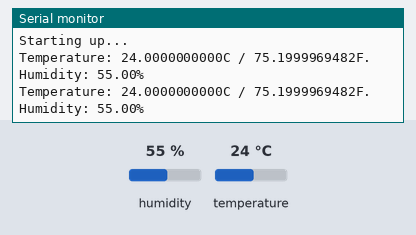
The sketch below on a simulated Arduino Uno, built with avr-gcc and run on an emulated ATmega328P. On the bench: the last lines printed to the serial monitor. Inputs (shaded band) come from the test bench; at power-on: humidity 55 %, temperature 24 °C.

Above: at 1.2 s.
1.3 s: humidity set to 22 %
At 2.6 s:
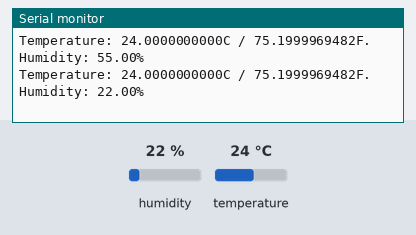
2.8 s: temperature set to 12 °C
At 4.1 s:
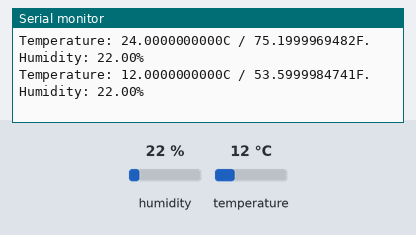
4.3 s: humidity set to 40 %
At 5.0 s:
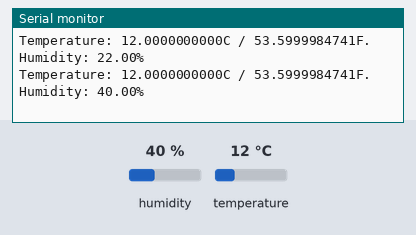
Timing chart, 0 to 7.3 s (numbered marks = the images above; inputs shaded):
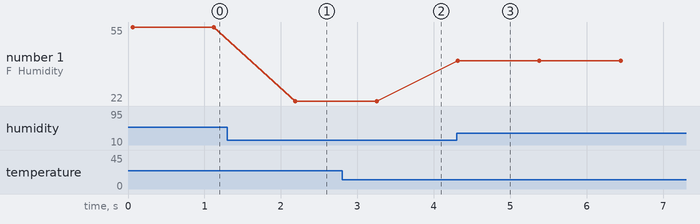

The sketch:

ReadSHT1xValues.ino
```cpp
// (licence header left out)
#include <SHT1x.h>

// Specify data and clock connections and instantiate SHT1x object
#define dataPin  9
#define clockPin 8
SHT1x sht1x(dataPin, clockPin);

void setup()
{
   Serial.begin(9600); // Open serial connection to report values to host
   Serial.println("Starting up...");
}

void loop()
{
  float temp_c;
  float temp_f;
  float humidity;

  // Read values from the sensor
  temp_c = sht1x.readTemperatureC();
  temp_f = sht1x.readTemperatureF();
  humidity = sht1x.readHumidity();

  // Print the values to the serial port
  Serial.print("Temperature: ");
  Serial.print(temp_c, DEC);
  Serial.print("C / ");
  Serial.print(temp_f, DEC);
  Serial.print("F. Humidity: ");
  Serial.print(humidity);
  Serial.println("%");
  Serial.println();

  delay(1000);
}
```

Measured:
- after the input at 1.3 s, the serial monitor: prints a new line after 0.89 s (image 1)
- after the input at 2.8 s, the serial monitor: prints a new line after 0.45 s (image 2)
- after the input at 4.3 s, the serial monitor: prints a new line at once (image 3)
- plotted number 1: 55 → 22 after the input at 1.3 s, 22 → 40 after the input at 4.3 s
